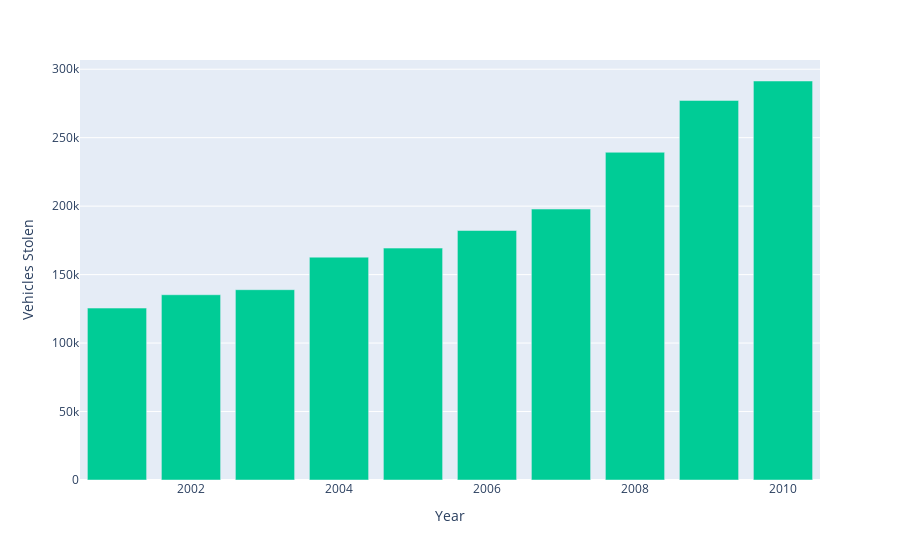

The code cell stored with this chart in its notebook:
### Code cell
g5 = pd.DataFrame(auto_theft.groupby(['Year'])['Auto_Theft_Stolen'].sum().reset_index())

g5.columns = ['Year','Vehicles Stolen']

fig = px.bar(g5,x='Year',y='Vehicles Stolen',color_discrete_sequence=['#00CC96'])
fig.show()

### Figure 1 — Plotly figure (JSON) as saved in the notebook; plotly's stock layout.template omitted (floating-point values rounded to 4 significant figures)
{"data": [{"alignmentgroup": "True", "hovertemplate": "Year=%{x}<br>Vehicles Stolen=%{y}<extra></extra>", "legendgroup": "", "marker": {"color": "#00CC96", "pattern": {"shape": ""}}, "name": "", "offsetgroup": "", "orientation": "v", "showlegend": false, "textposition": "auto", "type": "bar", "x": [2001, 2002, 2003, 2004, 2005, 2006, 2007, 2008, 2009, 2010], "xaxis": "x", "y": [125542, 135294, 138976, 162746, 169350, 182200, 197860, 239334, 277200, 291388], "yaxis": "y"}], "layout": {"barmode": "relative", "legend": {"tracegroupgap": 0}, "margin": {"t": 60}, "xaxis": {"anchor": "y", "domain": [0, 1], "title": {"text": "Year"}, "type": "linear", "range": [2000.0, 2010.0], "autorange": true}, "yaxis": {"anchor": "x", "domain": [0, 1], "title": {"text": "Vehicles Stolen"}, "type": "linear", "range": [0, 306700.0], "autorange": true}, "autosize": true}}
